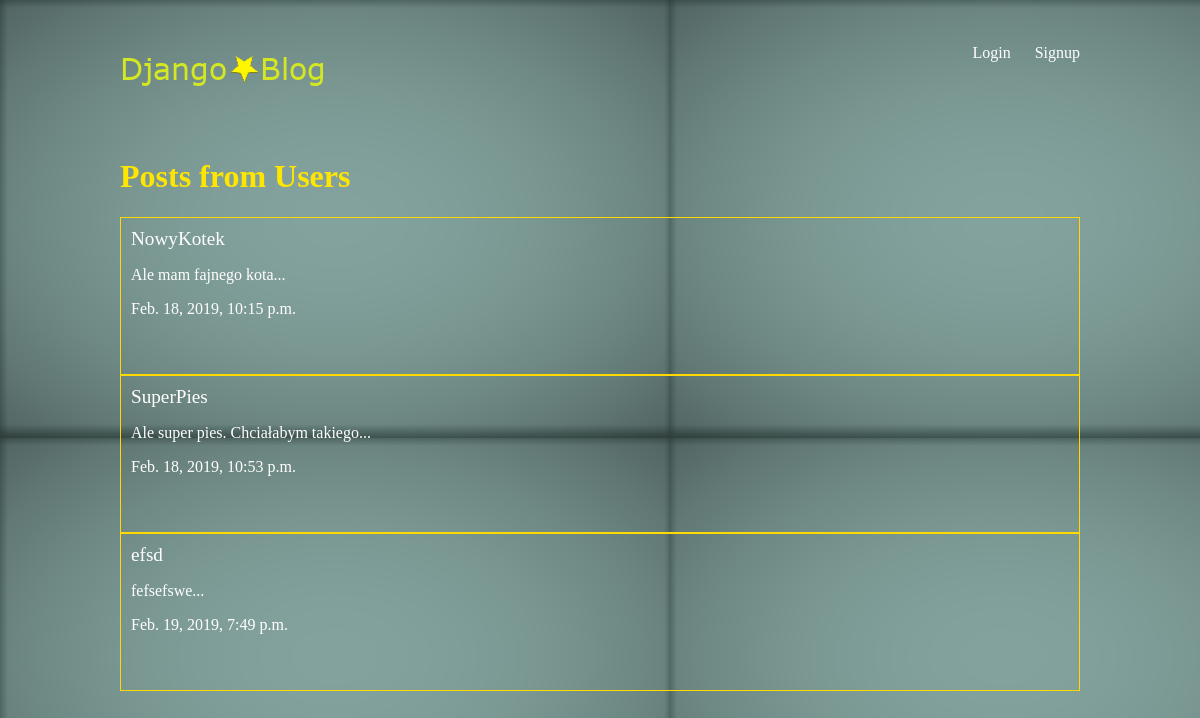
The app's page /articles/ with its own data.
### articles/models.py (models this page shows, shortened)
class Article(models.Model):
    title = models.CharField(max_length=100)
    slug = models.SlugField()
    body = models.TextField()
    date = models.DateTimeField(auto_now_add=True)
    thumb = models.ImageField(default='default.png', blank=True)
    author = models.ForeignKey(User, on_delete=models.CASCADE)
    def snippet(self):
        return self.body[:50] + '...'

### articles/views.py (the view)
def article_list(request):
    articles = Article.objects.all().order_by('date');
    return render(request, 'articles/article_list.html', { 'articles': articles })

### articles/templates/articles/article_list.html
{% extends 'base_layout.html' %}
{% block content%}
    <div id="titleOne">
    <h1 id="titleOne">Posts from Users</h1>
    </div>
    <div class="articles">
    {% for article in articles %}
        <div class="article">
            <h2><a href="{% url 'articles:detail' slug=article.slug %}">{{ article.title }}</a></h2>
            <p>{{ article.snippet }}</p>
            <p>{{ article.date }}</p>
        </div>
    {% endfor %}
    </div>
{% endblock %}

### templates/base_layout.html (shortened to what this page needs)
{% load static from staticfiles %}
<!DOCTYPE html>
<html>
    <head>
        <link rel="stylesheet" href="{% static 'styles.css' %}">
    </head>
    <body>
        <header class="wrapper">
            <h1><a href="{% url 'home' %}"><img src="{% static 'logo.png' %}" alt="DjangoBlog" /></a></h1>
            <nav>
                <ul>
                    {% if user.is_authenticated %}
                    <li>
                        <form class="logout-link" action="{% url 'accounts:logout' %}" method="post">
                            {% csrf_token %}
                            <button type="submit">Logout</button>
                        </form>
                    </li>
                    <li><a href="{% url 'articles:create' %}" class="highlight">New Article</a></li>
                    {% else %}
                    <li><a href="{% url 'accounts:login' %}">Login</a></li>
                    <li><a href="{% url 'accounts:signup' %}">Signup</a></li>
                    {% endif %}
                </ul>
            </nav>
        </header>
        <div class="wrapper">
            {% block content %}
            {% endblock %}
        </div>
    </body>
</html>

### assets/styles.css (style rules this page uses)
body { background-color: #0f121f; background-image: url(/static/stars.png); background-repeat-y: no-repeat; color: #fff; }
body * { font-family: Ubuntu; }
h2, h3, h4, h5 { font-weight: normal; margin: 0; }
h1 { color: rgb(255, 230, 0); text-align: left; text-decoration: none; }
a, a:hover, a:visited { color: #fff; text-decoration: none; }
.wrapper { max-width: 960px; margin: 0 auto; }
header { display: grid; grid-template-columns: 1fr 1fr; padding: 20px 0; }
nav { justify-self: end; }
nav li { display: inline-block; list-style-type: none; margin-left: 20px; }
.articles { display: block; grid-template-columns: 1fr 1fr 1fr; grid-gap: 50px 100px; }
.article { padding: 10px; border: 1px solid #ffd900; position: relative; padding-bottom: 40px; }
.article h2 { font-size: 1.2em; }

### records on screen
Article: title "NowyKotek", snippet "Ale mam fajnego kota...", date "Feb. 18, 2019, 10:15 p.m."
Article: title "SuperPies", snippet "Ale super pies. Chciałabym takiego...", date "Feb. 18, 2019, 10:53 p.m."
Article: title "efsd", snippet "fefsefswe...", date "Feb. 19, 2019, 7:49 p.m."
